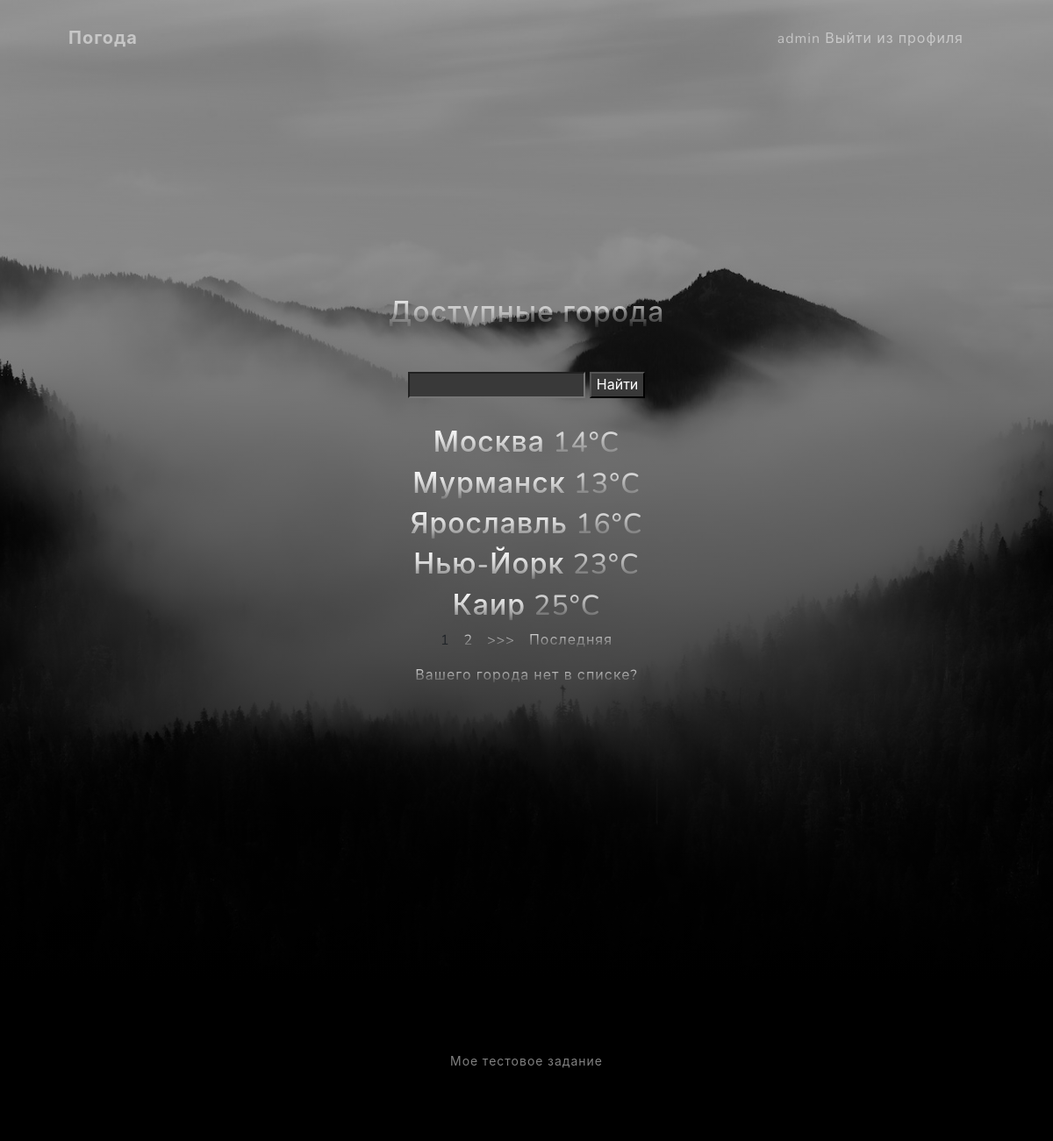
The app's page /weather/cities/ (signed in) with its own data.
### weather/models.py (models this page shows)
class City(models.Model):
    city = models.CharField(max_length=60, unique=True, verbose_name="Город")
    weather_history = models.ManyToManyField(Weather, related_name="city", blank=True)
    def __str__(self):
        return self.city
    def get_absolute_url(self):
        return f'/weather/cities/{self.id}/'

class Weather(models.Model):
    temperature = models.IntegerField(default=None)
    in_time = models.DateTimeField(auto_now_add=True)
    in_date = models.DateField(auto_now_add=True)

### weather/views.py (the view)
# urls.py: path('cities/', CityListView.as_view(), name='cities'),
class CityListView(ListView):
    model = City
    context_object_name = 'cities'
    template_name = 'weather/cities.html'
    def get_context_data(self, **kwargs):
        context = super().get_context_data(**kwargs)
        filter = CityFilter(self.request.GET, queryset=self.get_queryset())
        context['filter'] = CityFilter(self.request.GET, queryset=self.get_queryset())
        filter_qs = filter.qs
        paginator = Paginator(filter_qs, 5)
        page = self.request.GET.get('page', 1)
        try:
            cities = paginator.page(page)
        except PageNotAnInteger:
            cities = paginator.page(1)
        except EmptyPage:
            cities = paginator.page(paginator.num_pages)
        context['paginator'] = paginator
        context['cities'] = cities
        return context
    def get_queryset(self):
        queryset = City.objects.all()
        return queryset

### templates/weather/cities.html (shortened to what this page needs)
{% extends 'flatpages/default.html' %}
{% load static %}
{% load custom_filters %}
{% block content %}
<h2 class="marg-bottom">Доступные города</h2>
<form method="GET" class="box1 ">
	{{ filter.form }}
	<input type="submit" value="Найти">
<div class="cities_pag">
{% for city in cities %}
<h2><a href="{{city.get_absolute_url}}">{{city}}</a> {{city.weather_history.all.last.temperature}}°C</h2>
{%endfor%}
{%if 'city__icontains' not in request.build_absolute_uri %}
{% if cities.has_other_pages %}
<div class="container1">
    	<ul class="pagination">
    {% for num in cities.paginator.page_range %}
        {% if cities.number == num %}
            <li><a>{{ num }}</a></li>
        {% elif num > cities.number|add:'-2' and num < cities.number|add:'2' %}
            <li><a href="?page={{ num }}">{{ num }}</a></li>
        {% endif %}
    {% endfor %}
    {% if cities.has_next %}
        <li><a href="?page={{ cities.next_page_number }}">>>></a></li>
        <li><a href="?page={{cities.paginator.num_pages }}">Последняя</a></li>
    {% endif %}
        </ul>
    </div>
{% endif %}
{%endif%}
</div>
<a class="main_menu_a" href="{% url 'city_create' %}">Вашего города нет в списке?</a>
{% endblock %}

### templates/flatpages/default.html (shortened to what this page needs)
{% load static %}
<!DOCTYPE html>
<html lang="en">
    <head>
        <link href="{% static 'css/styles.css' %}" rel="stylesheet" />
    </head>
    <body id="page-top">
        <nav class="navbar navbar-expand-lg navbar-light fixed-top" id="mainNav">
            <div class="container px-4 px-lg-5">
                <a class="navbar-brand" href="{% url 'cities' %}">Погода</a>
                <div class="collapse navbar-collapse" id="navbarResponsive">
                    <ul class="navbar-nav ms-auto">
                        {% if request.user.is_authenticated %}
                        <li class="nav-item"><a class="nav-link" href="{% url 'logout' %}">{{ request.user.get_username }} Выйти из профиля</a></li>
                        {% elif request.user.is_anonymous %}
                        <li class="nav-item"><a class="nav-link" href="{% url 'login' %}">Вход и регистрация</a></li>
                        {%endif%}
                    </ul>
                </div>
            </div>
        </nav>
        <header class="masthead">
            <div class="container px-4 px-lg-5 d-flex h-100 align-items-center justify-content-center">
                <div class="d-flex justify-content-center">
                    <div class="text-center">
                        {% block content %}
                        {% endblock %}
                    </div>
                </div>
            </div>
        </header>
        <footer class="footer bg-black small text-center text-white-50"><div class="container px-4 px-lg-5"> Мое тестовое задание</div></footer>
    </body>
</html>

### records on screen
City: city "Москва", weather_history.all.last.temperature "14"
City: city "Мурманск", weather_history.all.last.temperature "13"
City: city "Ярославль", weather_history.all.last.temperature "16"
City: city "Нью-Йорк", weather_history.all.last.temperature "23"
City: city "Каир", weather_history.all.last.temperature "25"

### other values on screen
{{ request.user.get_username }} "admin"
{{ num }} "1"
{{ num }} "2"
